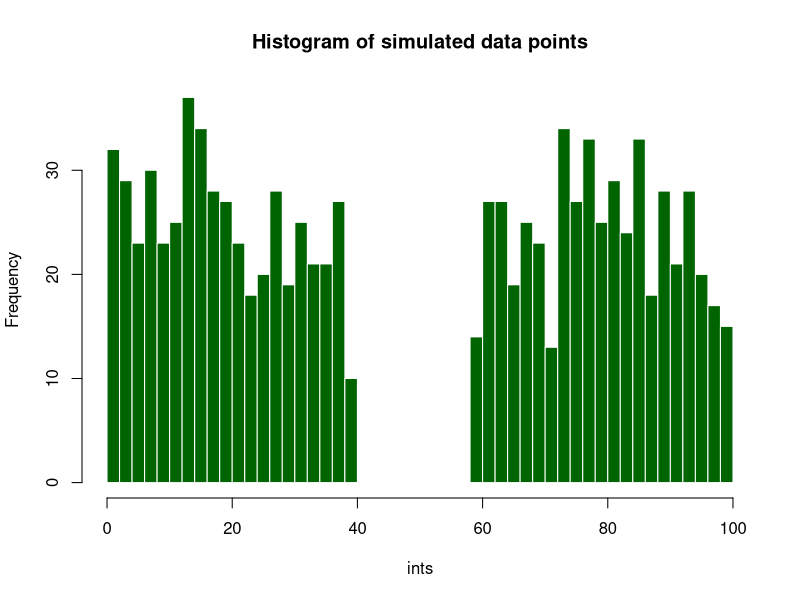

Write the R code that produced this figure.
## ---- chunk 1
knitr::opts_chunk$set(echo = TRUE)
## ---- chunk 2
vocab <- 500
ints1 <- as.integer(runif(vocab,min=1,max=40))
ints2 <- as.integer(runif(vocab,min=60,max=100))
ints <- c(ints1,ints2)
y1 <- ints/sum(ints)
      # draw the histogram with the specified number of bins
hist(ints, 
   breaks = 50, 
   col = 'darkgreen', 
   border = 'white', 
   main = "Histogram of simulated data points")
